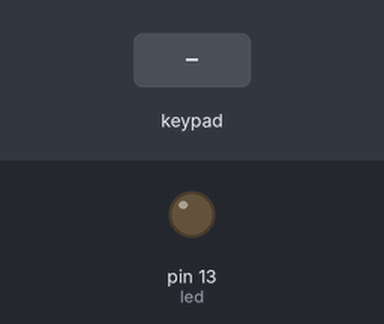
A sketch run on a simulated Arduino Uno, built with avr-gcc and run on an emulated ATmega328P. Shown: output pins drawn as LEDs (lit = HIGH). Dashed ring = blinking. Inputs (shaded band) come from the test bench. What the sketch prints to the serial monitor is not drawn.

Above: at 1.2 s.
1.3 s: keypad keys 5 4 3 2 # pressed 0.4 s apart
At 3.82 s:
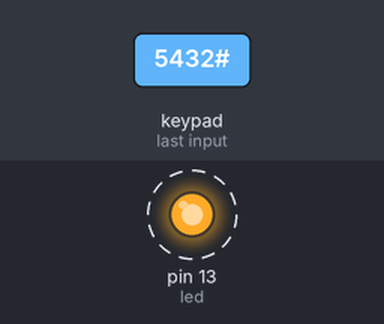
Timing chart, 0 to 11.5 s (numbered marks = the images above; inputs shaded):
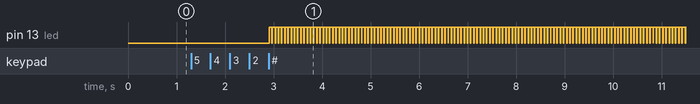

Measured:
- after the input at 1.3 s, pin 13 (led): alternates HIGH for 0.06 s and LOW for 0.01 s, starting after 1.6 s

The sketch:

sketch_jun09d.ino
```cpp
#include <Keypad.h>

const byte ROWS = 4;

const byte COLS = 4;

int led = 13;

char hexaKeys[ROWS][COLS] = {

  {'1', '2', '3', 'A'},

  {'4', '5', '6', 'B'},

  {'7', '8', '9', 'C'},

  {'*', '0', '#', 'D'}

};


byte rowPins[ROWS] = {9, 8, 7, 6};

byte colPins[COLS] = {5, 4, 3, 2};

Keypad keypad = Keypad(makeKeymap(hexaKeys), rowPins, colPins, ROWS, COLS);


//enter the desired high time of wave and press any non-number to enter.

// The intensity will depend upon the work cycle of the wave generated

void setup()

{

  Serial.begin(9600);

  pinMode(led , OUTPUT);

}


long getKeypadIntegerMulti()

{


  long value = 0;

  long keyvalue;

  int isnum;


  do{

    keyvalue = keypad.getKey();

    isnum = (keyvalue >= '0' && keyvalue <= '9');

    if (isnum==1)

    {

      Serial.print(keyvalue - '0');

      value = value * 10 + keyvalue - '0';

    }


  } while (isnum || !keyvalue!=0);


  return value;}


void loop()

{

  char customKey = getKeypadIntegerMulti();

  for(int i =0; i<100000; i++)

  {digitalWrite(led, HIGH);

  delay(customKey);

  digitalWrite(led, LOW);

   delay(10); }

}
```
